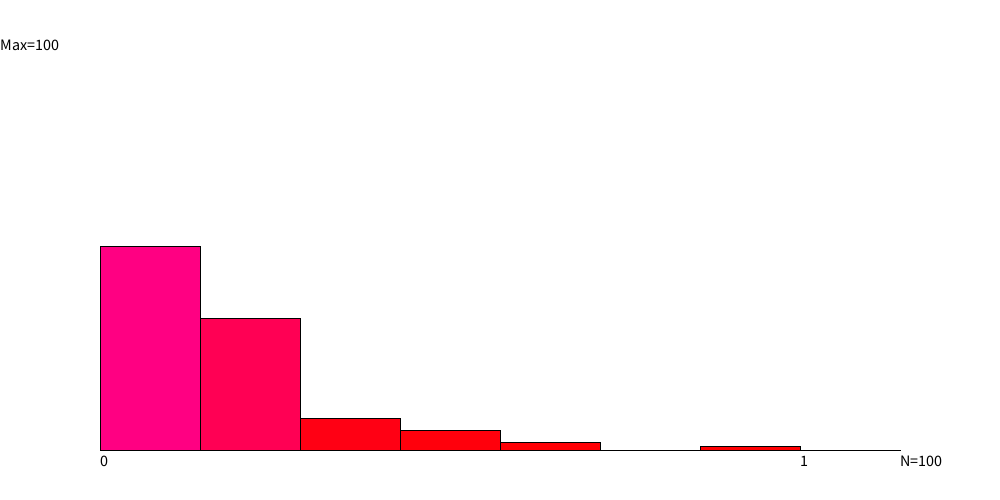
Frame 1 (no input)
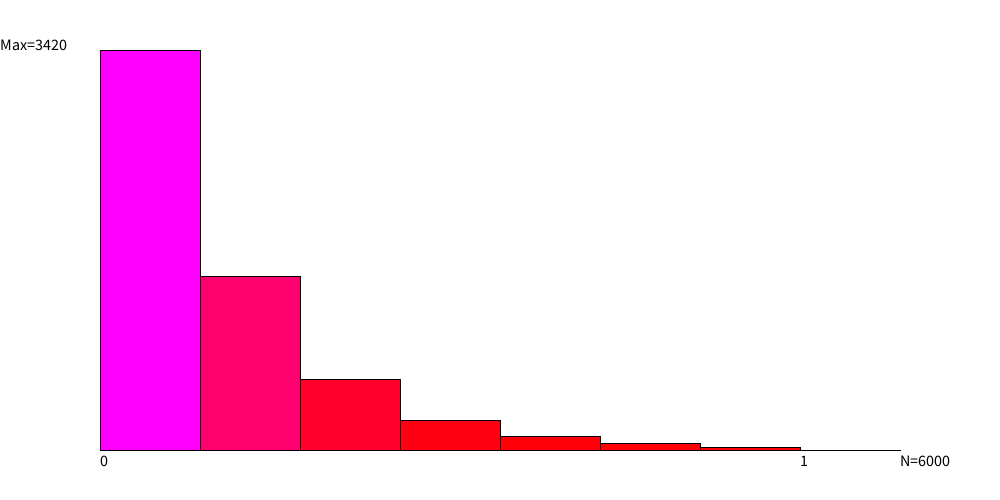
Frame 60 (the mouse pressed at the canvas centre just before this capture)
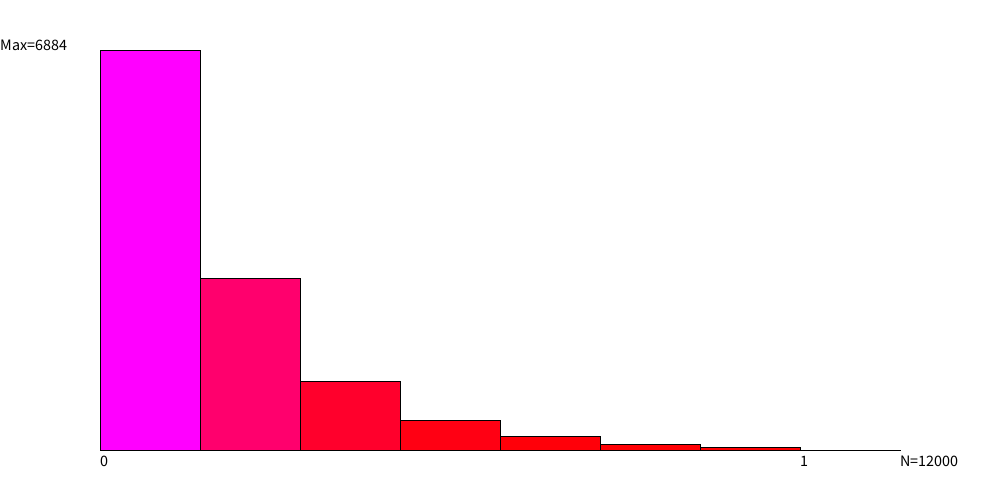
Frame 120 (the mouse held since frame 60 and released just before this capture)

The Processing sketch that drew these frames (run headless with seeded random() and noise(); from frame 60 on, the mouse is pressed at the canvas centre):

// Processing sketch: pareto
// ── pareto.pde
//Program dop testowania różnych sposobów losowania
/////////////////////////////////////////////////////////
// https://en.wikipedia.org/wiki/Normal_distribution#Generating_values_from_normal_distribution
/////////////////////////////////////////////////////////

double MyRandom0()
{
  return random(0,1);//Random z Processingu
  //zamiast można zastosować inne generatory 
}

//XOR SHIFT random generator - flat distribution
//http://www.javamex.com/tutorials/random_numbers/xorshift.shtml#.WT6NEzekKXI
long xl=123456789L;
double mianownik=(double)9223372036854775807L; //9,223,372,036,854,775,807 <--- max long 
double MyRandom2() 
{
  xl ^= (xl << 21);
  xl ^= (xl >>> 35);
  xl ^= (xl << 4);
  return (Math.abs(xl)/mianownik);
}

//Pareto distribution from flat distribution
//https://math.stackexchange.com/questions/1777367/how-to-generate-a-random-number-from-a-pareto-distribution
  double a = 41.4104*(1-0.01);//Kształt- im większe tym ostrzej skośny rozkład
  double b =  6.82053374;//Skalowanie - im większe tym większy zakres. Wartość 6.n dobrana do zakresu 0..1
  double limit = 1;//Akceptujemy tylko wartości od 0 do limit. Większe powodują ponowne losowanie
  
double MyRandomPareto()
{
  double rndval;
  do 
  { 
   rndval = MyRandom2();//drand48() ?
   //rndval = 1-rndval;//PO CO?
   double inv_fun_denom = Math.pow(1-rndval , 1/a);
   rndval = (b/inv_fun_denom)-b; //adding the -b did the trick //<>//
  }while(rndval>limit);//Akceptujemy tylko wartości od 0 do limit
  return rndval;
}

double MyRandomM()
{
  return Math.random()*Math.random()*Math.random()*Math.random()*Math.random()*Math.random();//Mnożenie 6 rozkladów
}

int NumOfBaskets=7;
int Basket[]=new int[NumOfBaskets+1];
int N=0; //Licznik losowań

//Do sensownej wizualizacji
int ReqFrames=10;//Ile ramek na sekundę chcemy
int NumOfProbesPerDraw=100;//Ile losowań w jednej ramce
int MaxBasket=100;//Do skalowania słypków. Początkowo coś musi być. 

void setup()
{
  size(1000,500);
  frameRate(ReqFrames);
  for(int i=0;i<=NumOfBaskets;i++)//Resetowanie koszyków
           Basket[i]=0;
}

void draw()
{
  //Trochę losowań
  for(int s=0;s<NumOfProbesPerDraw;s++)
  {
    double rndval=MyRandomPareto();//MyRandom1();//Powinno być w zakresie 0..1
    
    //Testowanie spełnienia założenia. W C++ byłoby może assert()
    if(rndval<0) { println("Niemożliwe!!! rndval=",rndval); continue;}
    if(rndval>1) { println("Coś za dużo :-) rndval=",rndval); continue;}
    
    //Do którego to koszyka?
    int i=(int)(rndval*NumOfBaskets);
    if(i>NumOfBaskets)
        i=NumOfBaskets; //Zabezpieczenie
    
    Basket[i]++;    //Doliczenie
    N++;
  }
  
  background(255);//Czyszczenie ekranu
  VisualiseBaskets();//Rysowanie histogramu
}

void VisualiseBaskets()//Rysowanie słupków
{
  for(int i=0;i<=NumOfBaskets;i++)//Aktualizacja maksimum
  if(Basket[i]>MaxBasket)
        MaxBasket=Basket[i];
 
  int StartX=width/10;//10% po obu stronach okna zostawiamy 
  int StartY=height/10;
  int WidthH=StartX*8;//użytkowa szerokość histogramu
  int HeighH=StartY*8;//... i wysokość
  int StepX=WidthH/(NumOfBaskets+1);//Szerokość jednego słupka
  
  for(int i=0;i<=NumOfBaskets;i++)
  {
    fill(255,0,255*Basket[i]/MaxBasket);//Wizualizacja kolorem
    rect(StartX+i*StepX,StartY+HeighH,StepX,-(HeighH*Basket[i]/MaxBasket));
  }
  fill(0);
  textSize(16);
  text("Max="+MaxBasket,0,StartY);
  text("0",StartX,StartY+HeighH+16);
  text("1",StartX+NumOfBaskets*StepX,StartY+HeighH+16);
  text("N="+N,StartX+WidthH,StartY+HeighH+16);
}
